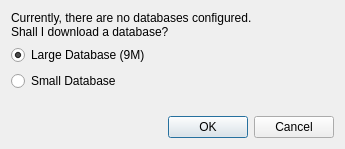
<?xml version="1.0" encoding="UTF-8"?>
<ui version="4.0">
 <class>LoadQuery</class>
 <widget class="QDialog" name="LoadQuery">
  <property name="geometry">
   <rect>
    <x>0</x>
    <y>0</y>
    <width>345</width>
    <height>149</height>
   </rect>
  </property>
  <property name="windowTitle">
   <string>Load Database</string>
  </property>
  <layout class="QVBoxLayout" name="verticalLayout">
   <item>
    <widget class="QLabel" name="labelQuery">
     <property name="text">
      <string>Currently, there are no databases configured.
Shall I download a database?</string>
     </property>
    </widget>
   </item>
   <item>
    <widget class="QRadioButton" name="btLargeDatabase">
     <property name="text">
      <string>Large Database (9M)</string>
     </property>
     <property name="checked">
      <bool>true</bool>
     </property>
    </widget>
   </item>
   <item>
    <widget class="QRadioButton" name="btSmallDatabase">
     <property name="text">
      <string>Small Database</string>
     </property>
    </widget>
   </item>
   <item>
    <spacer name="verticalSpacer">
     <property name="orientation">
      <enum>Qt::Vertical</enum>
     </property>
     <property name="sizeHint" stdset="0">
      <size>
       <width>20</width>
       <height>40</height>
      </size>
     </property>
    </spacer>
   </item>
   <item>
    <layout class="QHBoxLayout" name="horizontalLayout">
     <item>
      <widget class="QDialogButtonBox" name="buttonBox">
       <property name="standardButtons">
        <set>QDialogButtonBox::Cancel|QDialogButtonBox::Ok</set>
       </property>
      </widget>
     </item>
    </layout>
   </item>
  </layout>
 </widget>
 <resources/>
 <connections/>
</ui>
